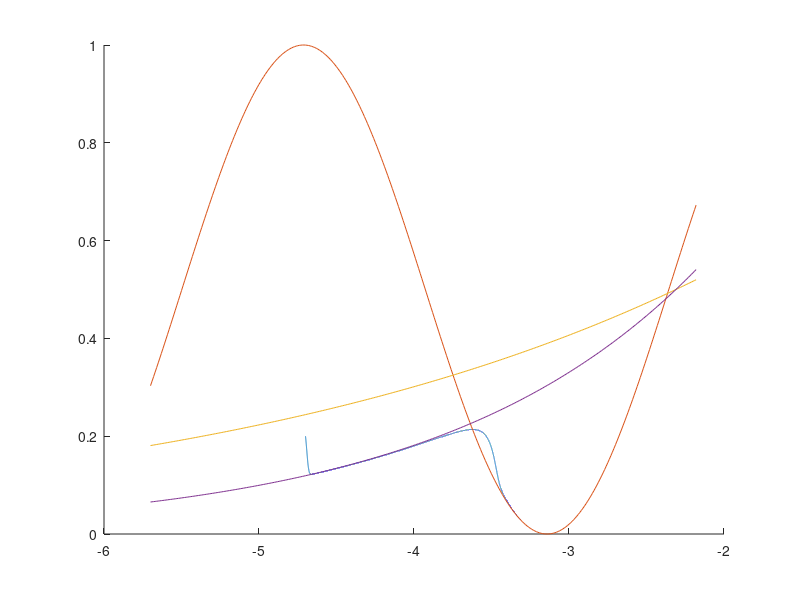

Write the MATLAB code that produced this figure.

function HW9

a = .3;
x(:,1) = [-4.7;.2];
T = 10;
dt = 1/10000;
t = [0:dt:T];

for i = 1:length(t)
    x(:,i+1) = RK4(x(:,i),dt,@xdot1);
end
figure; hold on;
plot(x(1,:),x(2,:));
xr = [min(x(1,:))-1:.01:max(x(1,:))+1];
plot(xr,sin(xr).^2);
plot(xr,exp(a*xr));
plot(xr,2*exp(2*a*xr));
end

function xdot = xdot1(x)

eta = .001;
a = .3;
xdot = [-x(1)*x(2);-1/eta*(x(2)-(sin(x(1)))^2)*(x(2)-exp(a*x(1)))*(x(2)-2*exp(2*a*x(1)))];

end

function xdot = xdot2(x)

xdot = [x(2)+x(1)*x(3);-x(1)-x(2)+x(2)*x(3);-x(1)^2-x(2)^2];

end

function x = RK4(x,dt,xdot)

f1 = xdot(x);
f2 = xdot(x+f1*dt/2);
f3 = xdot(x+f2*dt/2);
f4 = xdot(x+f3*dt);

x = x + dt*(f1/6+(f2+f3)/3+f4/6);

end